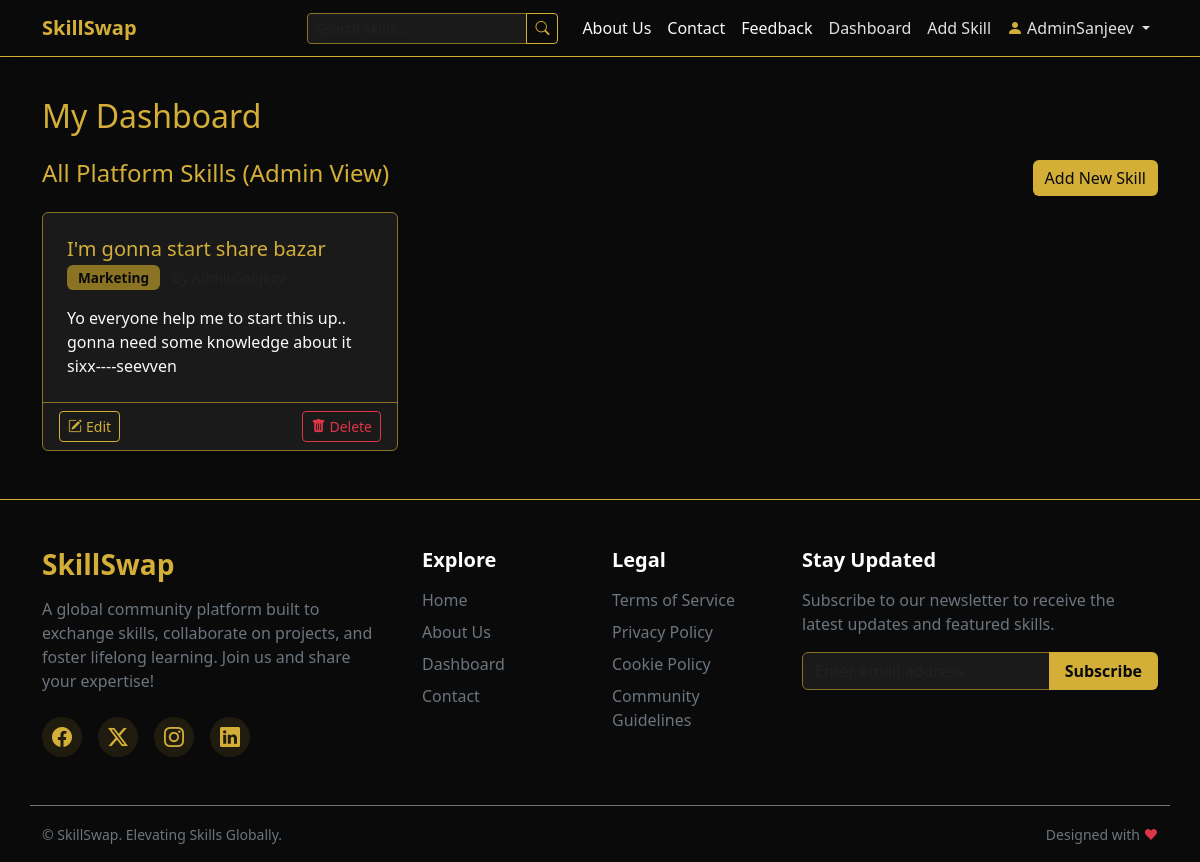
Page /dashboard (signed in) on the committed database.
### models.py (models this page shows)
class User(db.Model, UserMixin):
    id = db.Column(db.Integer, primary_key=True)
    username = db.Column(db.String(20), unique=True, nullable=False)
    email = db.Column(db.String(120), unique=True, nullable=False)
    password = db.Column(db.String(60), nullable=False)
    is_admin = db.Column(db.Boolean, default=False)
    skills = db.relationship('Skill', backref='author', lazy=True)

class Skill(db.Model):
    id = db.Column(db.Integer, primary_key=True)
    title = db.Column(db.String(100), nullable=False)
    description = db.Column(db.Text, nullable=False)
    date_posted = db.Column(db.DateTime, nullable=False, default=datetime.utcnow)
    user_id = db.Column(db.Integer, db.ForeignKey('user.id'), nullable=False)
    category_id = db.Column(db.Integer, db.ForeignKey('category.id'), nullable=False)

class Category(db.Model):
    id = db.Column(db.Integer, primary_key=True)
    name = db.Column(db.String(50), unique=True, nullable=False)
    skills = db.relationship('Skill', backref='category', lazy=True)

### app.py (the view)
@app.route("/dashboard")
@login_required
def dashboard():
    skills = Skill.query.filter_by(author=current_user).order_by(Skill.date_posted.desc()).all()
    return render_template('dashboard.html', title='Dashboard', skills=skills)

### app.py (called while the page is built)
@login_manager.user_loader
def load_user(user_id):
    return User.query.get(int(user_id))

### templates/dashboard.html (shortened to what this page needs)
{% extends "base.html" %}
{% block content %}
<div class="row">
    <div class="col-12">
        <h2 class="mb-4">My Dashboard</h2>
        <div class="d-flex justify-content-between align-items-center mb-3">
            {% if current_user.is_admin %}
            <h4 class="text-gold">All Platform Skills (Admin View)</h4>
            {% else %}
            <h4 class="text-gold">Your Added Skills</h4>
            {% endif %}
            <a href="{{ url_for('new_skill') }}" class="btn btn-gold">Add New Skill</a>
        </div>
        {% if skills %}
        <div class="row g-4">
            {% for skill in skills %}
            <div class="col-md-4">
                <div class="card h-100 shadow-sm skill-card border-gold-subtle">
                    <div class="card-body p-4">
                        <h5 class="card-title text-gold">{{ skill.title }}</h5>
                        <h6 class="card-subtitle mb-3 text-muted">
                            <span class="badge bg-secondary">{{ skill.category.name }}</span>
                            {% if current_user.is_admin %}
                            <small class="ms-2">By {{ skill.author.username }}</small>
                            {% endif %}
                        </h6>
                        <p class="card-text text-light">{{ skill.description|truncate(150) }}</p>
                    </div>
                    <div
                        class="card-footer bg-transparent border-top border-gold-subtle d-flex justify-content-between align-items-center">
                        <a href="{{ url_for('update_skill', skill_id=skill.id) }}"
                            class="btn btn-sm btn-outline-gold"><i class="bi bi-pencil-square me-1"></i>Edit</a>
                        <form action="{{ url_for('delete_skill', skill_id=skill.id) }}" method="POST" class="d-inline"
                            onsubmit="return confirmDelete()">
                            <button type="submit" class="btn btn-sm btn-outline-danger"><i
                                    class="bi bi-trash-fill me-1"></i>Delete</button>
                        </form>
                    </div>
                </div>
            </div>
            {% endfor %}
        </div>
        {% else %}
        <div class="alert alert-info bg-dark border-gold text-light">
            You haven't added any skills yet. <a href="{{ url_for('new_skill') }}" class="alert-link text-gold">Add one
                now!</a>
        </div>
        {% endif %}
    </div>
</div>
{% endblock %}

### templates/base.html (shortened to what this page needs)
<!DOCTYPE html>
<html lang="en">
<head>
    <link href="https://cdn.jsdelivr.net/npm/bootstrap@5.3.0/dist/css/bootstrap.min.css" rel="stylesheet">
    <link rel="stylesheet" href="{{ url_for('static', filename='css/style.css') }}">
    <link rel="stylesheet" href="https://cdn.jsdelivr.net/npm/bootstrap-icons@1.11.1/font/bootstrap-icons.css">
</head>
<body>
    <nav class="navbar navbar-expand-lg navbar-dark bg-darkest border-bottom border-gold mb-4 shadow">
        <div class="container">
            <a class="navbar-brand text-gold fw-bold" href="{{ url_for('home') }}">SkillSwap</a>
            <div class="collapse navbar-collapse" id="navbarNav">
                <ul class="navbar-nav ms-auto align-items-lg-center">
                    <li class="nav-item me-lg-3 my-2 my-lg-0">
                        <form action="{{ url_for('search') }}" method="GET" class="d-flex">
                            <div class="input-group input-group-sm">
                                <input class="form-control bg-dark border-gold-subtle text-light" type="search"
                                    placeholder="Search skills..." aria-label="Search" name="q">
                                <button class="btn btn-outline-gold" type="submit"><i class="bi bi-search"></i></button>
                            </div>
                        </form>
                    </li>
                    <li class="nav-item">
                        <a class="nav-link text-light" href="{{ url_for('about') }}">About Us</a>
                    </li>
                    <li class="nav-item">
                        <a class="nav-link text-light" href="{{ url_for('contact') }}">Contact</a>
                    </li>
                    <li class="nav-item">
                        <a class="nav-link text-light" href="{{ url_for('feedback') }}">Feedback</a>
                    </li>
                    {% if current_user.is_authenticated %}
                    <li class="nav-item">
                        <a class="nav-link" href="{{ url_for('dashboard') }}">Dashboard</a>
                    </li>
                    <li class="nav-item">
                        <a class="nav-link" href="{{ url_for('new_skill') }}">Add Skill</a>
                    </li>
                    <li class="nav-item dropdown">
                        <a class="nav-link dropdown-toggle" href="#" id="navbarDropdown" role="button"
                            data-bs-toggle="dropdown" aria-expanded="false">
                            <i class="bi bi-person-fill text-gold me-1"></i>{{ current_user.username }}
                        </a>
                    </li>
                    {% endif %}
                </ul>
            </div>
        </div>
    </nav>
    <div class="container main-content">
        {% block content %}{% endblock %}
    </div>
    <footer class="bg-darkest text-white mt-auto pt-5 pb-3 border-top border-gold shadow-lg w-100">
        <div class="container">
            <div class="row mb-5">
                <div class="col-lg-4 col-md-6 mb-4 mb-md-0">
                    <h3 class="text-gold fw-bold mb-3">SkillSwap</h3>
                    <p class="text-secondary pe-lg-4">
                        A global community platform built to exchange skills, collaborate on projects, and foster
                        lifelong learning. Join us and share your expertise!
                    </p>
                    <div class="d-flex mt-4 gap-3">
                        <a href="#" class="social-icon text-gold fs-5"><i class="bi bi-facebook"></i></a>
                        <a href="#" class="social-icon text-gold fs-5"><i class="bi bi-twitter-x"></i></a>
                        <a href="#" class="social-icon text-gold fs-5"><i class="bi bi-instagram"></i></a>
                        <a href="#" class="social-icon text-gold fs-5"><i class="bi bi-linkedin"></i></a>
                    </div>
                </div>
                <div class="col-lg-2 col-md-6 mb-4 mb-md-0">
                    <h5 class="text-white mb-3 fw-bold">Explore</h5>
                    <ul class="list-unstyled footer-links">
                        <li class="mb-2"><a href="{{ url_for('home') }}"
                                class="text-secondary text-decoration-none transition-hover">Home</a></li>
                        <li class="mb-2"><a href="{{ url_for('about') }}"
                                class="text-secondary text-decoration-none transition-hover">About Us</a></li>
                        <li class="mb-2"><a href="{{ url_for('dashboard') }}"
                                class="text-secondary text-decoration-none transition-hover">Dashboard</a></li>
                        <li class="mb-2"><a href="{{ url_for('contact') }}"
                                class="text-secondary text-decoration-none transition-hover">Contact</a></li>
                    </ul>
                </div>
                <div class="col-lg-2 col-md-6 mb-4 mb-md-0">
                    <h5 class="text-white mb-3 fw-bold">Legal</h5>
                    <ul class="list-unstyled footer-links">
                        <li class="mb-2"><a href="#" class="text-secondary text-decoration-none transition-hover">Terms
                                of Service</a></li>
                        <li class="mb-2"><a href="#"
                                class="text-secondary text-decoration-none transition-hover">Privacy Policy</a></li>
                        <li class="mb-2"><a href="#" class="text-secondary text-decoration-none transition-hover">Cookie
                                Policy</a></li>
                        <li class="mb-2"><a href="#"
                                class="text-secondary text-decoration-none transition-hover">Community Guidelines</a>
                        </li>
                    </ul>
                </div>
                <div class="col-lg-4 col-md-6">
                    <h5 class="text-white mb-3 fw-bold">Stay Updated</h5>
                    <p class="text-secondary mb-3">Subscribe to our newsletter to receive the latest updates and
                        featured skills.</p>
                    <form class="d-flex w-100 mt-2">
                        <div class="input-group">
                            <input type="email" class="form-control bg-dark border-gold-subtle text-white"
                                placeholder="Enter email address" aria-label="Email Address"
                                aria-describedby="button-addon2">
                            <button class="btn btn-gold fw-bold px-3" type="button"
                                id="button-addon2">Subscribe</button>
                        </div>
                    </form>
                </div>
            </div>
            <div class="row align-items-center pt-3 mt-3 border-top border-secondary">
                <div class="col-md-6 text-center text-md-start mb-2 mb-md-0">
                    <small class="text-secondary">&copy; SkillSwap. Elevating Skills Globally.</small>
                </div>
                <div class="col-md-6 text-center text-md-end">
                    <small class="text-secondary">Designed with <span class="text-danger">&hearts;</span></small>
                </div>
            </div>
        </div>
    </footer>
</body>
</html>

### static/css/style.css (style rules this page uses)
:root { --gold: #d4af37; --gold-subtle: #8a7322; --darkest: #0a0a0a; --dark: #1a1a1a; --light-text: #e0e0e0; }
body { display: flex; flex-direction: column; min-height: 100vh; background-color: var(--darkest); color: var(--light-text); }
h1, h2, h3, h4, h5, h6 { color: var(--gold); }
a { color: var(--gold); text-decoration: none; transition: color 0.3s ease; }
.text-gold { color: var(--gold) !important; }
.bg-darkest { background-color: var(--darkest) !important; }
.bg-dark { background-color: var(--dark) !important; }
.border-gold { border-color: var(--gold) !important; }
.border-gold-subtle { border-color: var(--gold-subtle) !important; }
.main-content { flex: 1; padding-bottom: 3rem; padding-top: 1rem; }
.btn-gold { background-color: var(--gold); color: var(--darkest); border: none; }
.btn-outline-gold { color: var(--gold); border-color: var(--gold); background-color: transparent; }
.card { background-color: var(--dark); border: 1px solid var(--gold-subtle); color: var(--light-text); }
.card-title { color: var(--gold); }
.form-control, .form-select { background-color: var(--darkest); border: 1px solid var(--gold-subtle); color: var(--light-text); }
.skill-card { transition: transform 0.2s ease-in-out, box-shadow 0.2s ease-in-out; }
.badge.bg-secondary { background-color: var(--gold-subtle) !important; color: var(--darkest); font-size: 0.85em; padding: 0.4em 0.8em; }
.navbar-dark .navbar-nav .nav-link { color: var(--light-text); }
footer { border-top: 1px solid var(--gold-subtle); }
.footer-links a { position: relative; display: inline-block; }
.footer-links a::after { content: ''; position: absolute; width: 0; height: 1px; bottom: -2px; left: 0; background-color: var(--gold); transition: width 0.3s ease; }
.social-icon { display: inline-flex; align-items: center; justify-content: center; width: 40px; height: 40px; border-radius: 50%; background-color: rgba(212, 175, 55, 0.1); transition: all 0.3s ease; }

### rows in the picture
User: username "AdminSanjeev"
Skill: title "I'm gonna start share bazar", category.name "Marketing", description "Yo everyone help me to start this up.. gonna need some knowledge about it sixx----seevven"
